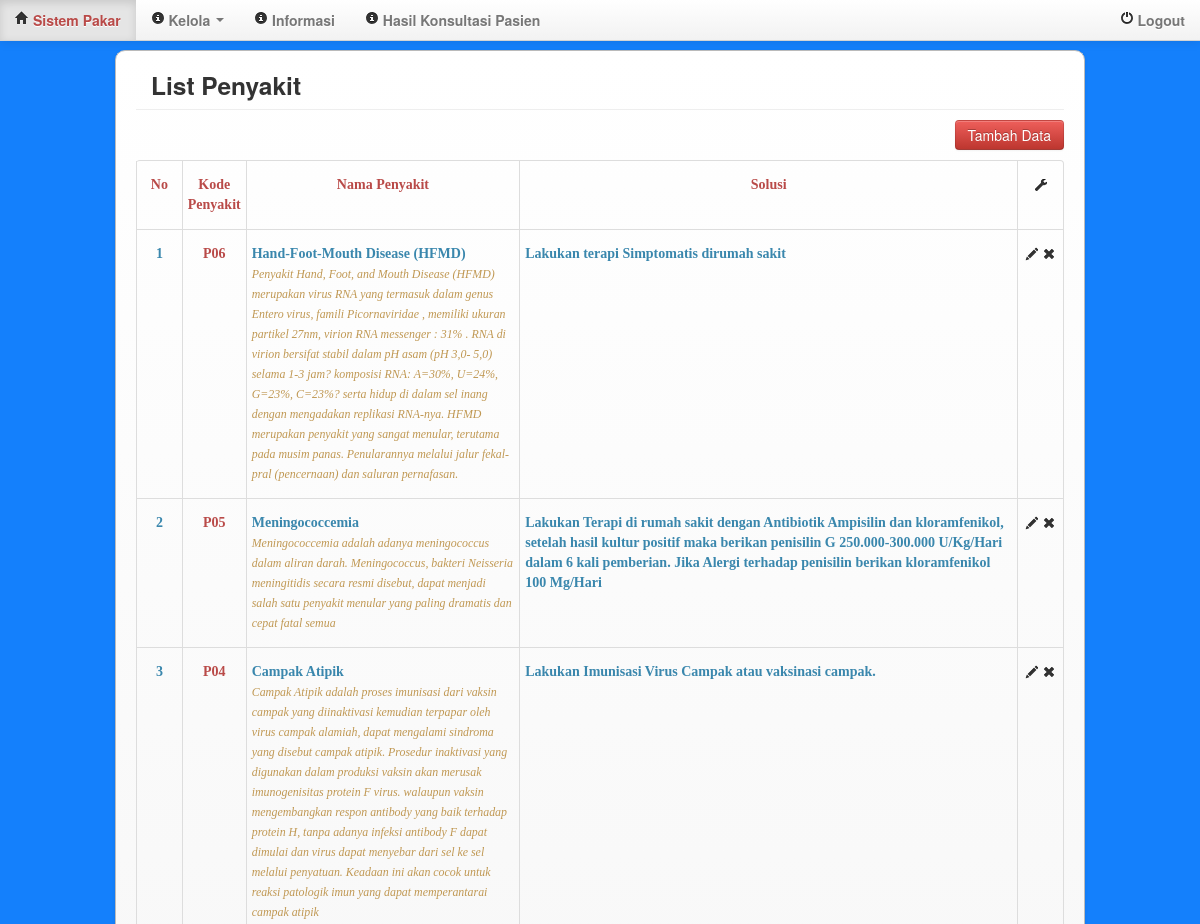
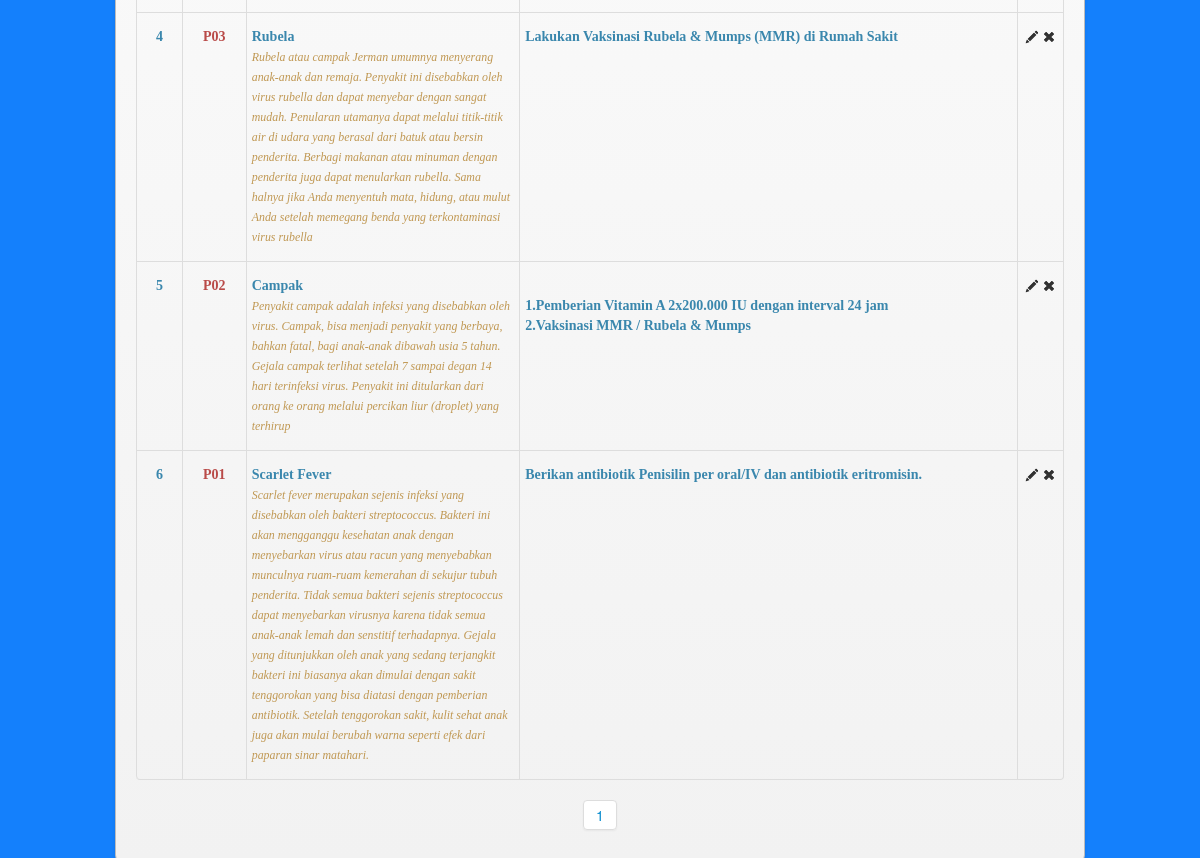
Screenshot of /adm/penyakit.php (signed in) with the database file from the repository (2 pictures, top to bottom).
### tables this page shows
CREATE TABLE IF NOT EXISTS `penyakit` (
  `kode_penyakit` varchar(10) NOT NULL,
  `nama_penyakit` varchar(100) NOT NULL,
  `ket` text NOT NULL,
  `solusi` text NOT NULL,
  PRIMARY KEY (`kode_penyakit`)
);

### adm/penyakit.php (the view, shortened to what this page needs)
<?php
	$i = 1;
	$jml_per_halaman = 10;
	$jml_data = mysql_num_rows(mysql_query("select * from penyakit"));
	$jml_halaman = ceil($jml_data / $jml_per_halaman);
	if(isset($_GET['hal'])){
			$hal = $_GET['hal'];
			$i = ($hal - 1) * $jml_per_halaman  + 1;
			$s = mysql_query("select * from penyakit order by kode_penyakit desc limit ".(($hal - 1) * $jml_per_halaman).", $jml_per_halaman");
	}else{
		$s = mysql_query("select * from penyakit order by kode_penyakit desc limit 0, $jml_per_halaman")
				or die(mysql_error());
	}
?>
<!DOCTYPE html>
<html lang="en">
<head>
	<link href="../css/bootstrap.min.css" rel="stylesheet" media="screen">
</head>
<body>
<?php
	include_once('menu.php');
?>
<div class="container">
        <div class="navbar-inner" style="border:1px solid #bbb; border-radius:10px; padding:10px 20px 10px 20px; margin-top:50px; margin-left:auto; margin-right:auto;">
			<div>
            	<div class="modal-header">
                	<h3>List Penyakit</h3>
                </div>
            	<div style="margin-top:10px" class="text-right">
            	<div>
            		<a href="penyakit.add.php"><input name="tambah" type="submit" id="tambah" value="Tambah Data" class="btn btn-danger"></a>
                </div>
                <div style="margin-top:10px">
                    <table class="table table-condensed table-bordered table-hover">
                    <thead>
                    	<td width="5%"><font face="Comic Sans MS, cursive" class="text-error text-center"><h5>No</h5></font></td>
                        <td width="5%"><font face="Comic Sans MS, cursive" class="text-error text-center"><h5>Kode Penyakit</h5></font></td>
                        <td width="30%"><font face="Comic Sans MS, cursive" class="text-error text-center"><h5>Nama Penyakit</h5></font></td>
                        <td width="55%"><font face="Comic Sans MS, cursive" class="text-error text-center"><h5>Solusi</h5></font></td>
                        <td width="5%"><font face="Comic Sans MS, cursive" class="text-error text-center"><h5><span class="icon-wrench"></span></h5></font></td>
                    </thead>
                    <?php
                    while($data=mysql_fetch_array($s)){
                        $kode=$data['kode_penyakit'];
                        $nama=$data['nama_penyakit'];
						$ket=$data['ket'];
						$solusi=$data['solusi'];
                    ?>
                    <tbody>
                    	<td><font face="Comic Sans MS, cursive" class="text-info text-center"><h5><?php echo $i ?></h5></font></td>
                        <td><font face="Comic Sans MS, cursive" class="text-error text-center"><h5><?php echo "$kode";?></h5></font></td>
                        <td><font face="Comic Sans MS, cursive" class="text-info text-left"><h5><?php echo "$nama<br><small><i class='text-warning'>$ket</i></small>";?></h5></font></td>
                        <td><font face="Comic Sans MS, cursive" class="text-info text-left"><h5><?php echo "$solusi";?></h5></font></td>
                        <td>
							<font face="Comic Sans MS, cursive" class="text-info text-center"><h5>
                                <a class="tip" href="penyakit.update.php?kode=<?php echo $kode;?>" data-toggle="tooltip" data-placement="bottom"
                                    title="Edit"><span class="icon-pencil"></span></a>
                                <a class="tip" href="penyakit.delete.php?kode=<?php echo $kode;?>" data-toggle="tooltip" data-placement="bottom"
                                    title="Hapus"><span class="icon-remove"></span></a>
							</h5></font>
						</td>
                    </tbody>
                    <?php $i++; } ?>
                    </table>
                    </div>
                    <div class="pagination pagination-centered">
                        <ul>
                            <?php for($i = 1; $i <= $jml_halaman; $i++) { ?>
                                <li><a href="penyakit.php?hal=<?php echo $i ?>"><?php echo $i ?></a></li>
                            <?php } ?>
                        </ul>
                    </div>
                </div>
			</div>
    	</div>
</div>
<br><br><br><br>
</body>
</html>

### adm/penyakit.php (style rules this page uses)
body { background-image: url(../img/body.jpg); background-repeat: repeat; background-attachment: fixed; }

### rows the page displays
penyakit: kode_penyakit "P06", nama_penyakit "Hand-Foot-Mouth Disease (HFMD)", ket "Penyakit Hand, Foot, and Mouth Disease (HFMD) merupakan virus RNA yang termasuk dalam genus Entero virus, famili Picornaviridae , memiliki ukuran partikel 27nm, virion RNA messenger : 31% . RNA di virion bersifat stabil dalam pH asam (pH 3,0- 5,0) selama 1-3 jam? komposisi RNA: A=30%, U=24%, G=23%, C=23%? serta hidup di dalam sel inang dengan mengadakan replikasi RNA-nya. HFMD merupakan penyakit yang sangat menular, terutama pada musim panas. Penularannya melalui jalur fekal-pral (pencernaan) dan saluran pernafasan.", solusi "Lakukan terapi Simptomatis dirumah sakit"
penyakit: kode_penyakit "P05", nama_penyakit "Meningococcemia", ket "Meningococcemia adalah adanya meningococcus dalam aliran darah. Meningococcus, bakteri Neisseria meningitidis secara resmi disebut, dapat menjadi salah satu penyakit menular yang paling dramatis dan cepat fatal semua", solusi "Lakukan Terapi di rumah sakit dengan Antibiotik Ampisilin dan kloramfenikol, setelah hasil kultur positif maka berikan penisilin G 250.000-300.000 U/Kg/Hari dalam 6 kali pemberian. Jika Alergi terhadap penisilin berikan kloramfenikol 100 Mg/Hari"
penyakit: kode_penyakit "P04", nama_penyakit "Campak Atipik", ket "Campak Atipik adalah proses imunisasi dari vaksin campak yang diinaktivasi kemudian terpapar oleh virus campak alamiah, dapat mengalami sindroma yang disebut campak atipik. Prosedur inaktivasi yang digunakan dalam produksi vaksin akan merusak imunogenisitas protein F virus. walaupun vaksin mengembangkan respon antibody yang baik terhadap protein H, tanpa adanya infeksi antibody F dapat dimulai dan virus dapat menyebar dari sel ke sel melalui penyatuan. Keadaan ini akan cocok untuk reaksi patologik imun yang dapat memperantarai campak atipik", solusi "Lakukan Imunisasi Virus Campak atau vaksinasi campak."
penyakit: kode_penyakit "P03", nama_penyakit "Rubela", ket "Rubela atau campak Jerman umumnya menyerang anak-anak dan remaja. Penyakit ini disebabkan oleh virus rubella dan dapat menyebar dengan sangat mudah. Penularan utamanya dapat melalui titik-titik air di udara yang berasal dari batuk atau bersin penderita. Berbagi makanan atau minuman dengan penderita juga dapat menularkan rubella. Sama halnya jika Anda menyentuh mata, hidung, atau mulut Anda setelah memegang benda yang terkontaminasi virus rubella", solusi "Lakukan Vaksinasi Rubela & Mumps (MMR) di Rumah Sakit"
penyakit: kode_penyakit "P02", nama_penyakit "Campak", ket "Penyakit campak adalah infeksi yang disebabkan oleh virus. Campak, bisa menjadi penyakit yang berbaya, bahkan fatal, bagi anak-anak dibawah usia 5 tahun. Gejala campak terlihat setelah 7 sampai degan 14 hari terinfeksi virus. Penyakit ini ditularkan dari orang ke orang melalui percikan liur (droplet) yang terhirup", solusi "1.Pemberian Vitamin A 2x200.000 IU dengan interval 24 jam 2.Vaksinasi MMR / Rubela & Mumps"
penyakit: kode_penyakit "P01", nama_penyakit "Scarlet Fever", ket "Scarlet fever merupakan sejenis infeksi yang disebabkan oleh bakteri streptococcus. Bakteri ini akan mengganggu kesehatan anak dengan menyebarkan virus atau racun yang menyebabkan munculnya ruam-ruam kemerahan di sekujur tubuh penderita. Tidak semua bakteri sejenis streptococcus dapat menyebarkan virusnya karena tidak semua anak-anak lemah dan senstitif terhadapnya. Gejala yang ditunjukkan oleh anak yang sedang terjangkit bakteri ini biasanya akan dimulai dengan sakit tenggorokan yang bisa diatasi dengan pemberian antibiotik. Setelah tenggorokan sakit, kulit sehat anak juga akan mulai berubah warna seperti efek dari paparan sinar matahari.", solusi "Berikan antibiotik Penisilin per oral/IV dan antibiotik eritromisin."
